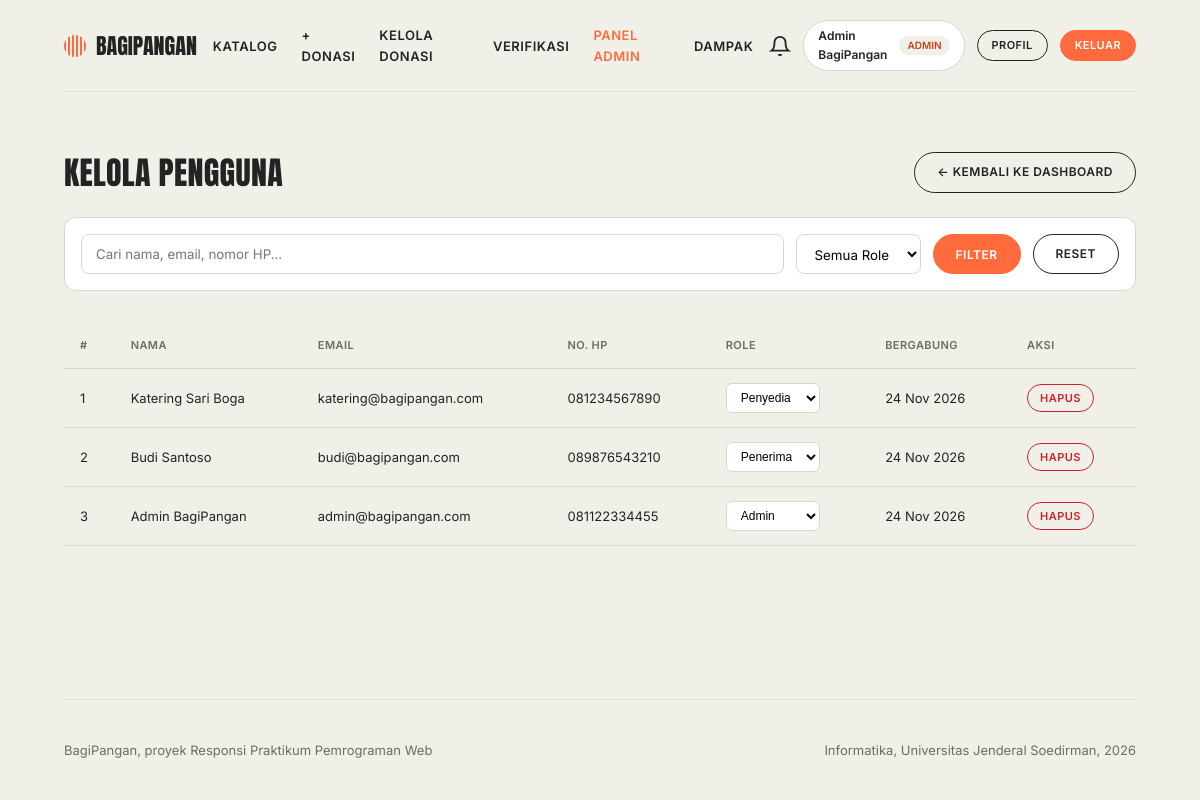
/admin/users.php (signed in), run on the app's committed database.
### tables this page shows
CREATE TABLE IF NOT EXISTS `users` (
    `id` INT AUTO_INCREMENT PRIMARY KEY,
    `nama` VARCHAR(100) NOT NULL,
    `email` VARCHAR(100) NOT NULL UNIQUE,
    `password` VARCHAR(255) NOT NULL,
    `no_hp` VARCHAR(20) NOT NULL,
    `alamat` TEXT NOT NULL,
    `role` ENUM('penyedia', 'penerima', 'admin') NOT NULL DEFAULT 'penerima',
    `foto` VARCHAR(255) DEFAULT 'default-avatar.png',
    `created_at` TIMESTAMP DEFAULT CURRENT_TIMESTAMP,
    `updated_at` TIMESTAMP DEFAULT CURRENT_TIMESTAMP ON UPDATE CURRENT_TIMESTAMP
);

### config/database.php (called while the page is built, shortened)
<?php
if (!function_exists('base_url')) {
    function base_url($path = '') {
        $protocol = (!empty($_SERVER['HTTPS']) && $_SERVER['HTTPS'] !== 'off'
                    || (isset($_SERVER['SERVER_PORT']) && $_SERVER['SERVER_PORT'] == 443)
                    || (isset($_SERVER['HTTP_X_FORWARDED_PROTO']) && $_SERVER['HTTP_X_FORWARDED_PROTO'] === 'https'))
                    ? "https://" : "http://";
        $host = $_SERVER['HTTP_HOST'] ?? 'localhost';
        $doc_root = str_replace('\\', '/', realpath($_SERVER['DOCUMENT_ROOT'] ?? ''));
        $proj_root = str_replace('\\', '/', realpath(__DIR__ . '/..'));
        $base_folder = '';
        if ($doc_root && $proj_root && strpos($proj_root, $doc_root) === 0) {
            $base_folder = substr($proj_root, strlen($doc_root));
        }
        $url = rtrim($protocol . $host . $base_folder, '/');
        return $url . '/' . ltrim($path, '/');
    }
}

### includes/auth_check.php (called while the page is built, shortened)
<?php
function is_logged_in() {
    return isset($_SESSION['user_id']) && !empty($_SESSION['user_id']);
}
function current_user() {
    return [
        'id'     => $_SESSION['user_id'] ?? null,
        'nama'   => $_SESSION['user_nama'] ?? 'Pengguna',
        'email'  => $_SESSION['user_email'] ?? '',
        'role'   => $_SESSION['user_role'] ?? 'penerima',
        'foto'   => $_SESSION['user_foto'] ?? 'default-avatar.png',
    ];
}

### admin/users.php (the view, shortened to what this page needs)
<?php
require_once __DIR__ . '/../config/database.php';
require_once __DIR__ . '/../includes/auth_check.php';
$root_path = base_url('');
$search = trim($_GET['search'] ?? '');
$where = ["1=1"];
$params = [];
$where_sql = implode(' AND ', $where);
$stmt = $pdo->prepare("SELECT * FROM users WHERE $where_sql ORDER BY created_at DESC");
$stmt->execute($params);
$users = $stmt->fetchAll();
require_once __DIR__ . '/../includes/header.php';
?>
<div class="wrap">
    <div style="display: flex; justify-content: space-between; align-items: center; margin-bottom: 24px; flex-wrap: wrap; gap: 16px;">
        <h1>Kelola Pengguna</h1>
        <a href="<?= $root_path ?>/admin/" class="btn">← Kembali ke Dashboard</a>
    </div>
    <form method="GET" style="display: flex; gap: 12px; flex-wrap: wrap; margin-bottom: 24px; padding: 16px; background: var(--white); border-radius: 12px; border: 1px solid var(--line);">
        <input type="text" name="search" placeholder="Cari nama, email, nomor HP..."
               value="<?= htmlspecialchars($search) ?>"
               style="flex: 1; min-width: 200px; padding: 10px 14px; border: 1.5px solid var(--line); border-radius: 8px; font-family: inherit;">
        <select name="role" style="padding: 10px 14px; border: 1.5px solid var(--line); border-radius: 8px; font-family: inherit; background: var(--white);">
            <option value="">Semua Role</option>
        </select>
        <button type="submit" class="btn fill">Filter</button>
        <a href="<?= $root_path ?>/admin/users.php" class="btn">Reset</a>
    </form>
    <div class="table-responsive">
        <table class="data-table">
            <thead>
                <tr>
                    <th>#</th>
                    <th>Nama</th>
                    <th>Email</th>
                    <th>No. HP</th>
                    <th>Role</th>
                    <th>Bergabung</th>
                    <th>Aksi</th>
                </tr>
            </thead>
            <tbody>
                <?php if (empty($users)): ?>
                    <tr>
                        <td colspan="7" style="text-align: center; padding: 40px; color: var(--muted);">Tidak ada pengguna ditemukan</td>
                    </tr>
                <?php else: ?>
                    <?php foreach ($users as $idx => $u): ?>
                        <tr>
                            <td><?= $idx + 1 ?></td>
                            <td><?= htmlspecialchars($u['nama']) ?></td>
                            <td><?= htmlspecialchars($u['email']) ?></td>
                            <td><?= htmlspecialchars($u['no_hp']) ?></td>
                            <td>
                                <form method="POST" style="display: inline;">
                                    <select name="new_role" onchange="this.form.submit()"
                                            style="padding: 6px 10px; border: 1px solid var(--line); border-radius: 6px; font-size: 12px; background: var(--white);">
                                        <option value="penyedia" <?= $u['role'] === 'penyedia' ? 'selected' : '' ?>>Penyedia</option>
                                        <option value="penerima" <?= $u['role'] === 'penerima' ? 'selected' : '' ?>>Penerima</option>
                                        <option value="admin" <?= $u['role'] === 'admin' ? 'selected' : '' ?>>Admin</option>
                                    </select>
                                </form>
                            </td>
                            <td><?= date('d M Y', strtotime($u['created_at'])) ?></td>
                            <td>
                                <form method="POST" style="display: inline;" onsubmit="return confirm('Yakin ingin menghapus pengguna ini? Semua data terkait (donasi, pesanan, ulasan) akan ikut terhapus.');">
                                    <button type="submit" class="btn danger" style="font-size: 11px; padding: 6px 12px;">Hapus</button>
                                </form>
                            </td>
                        </tr>
                    <?php endforeach; ?>
                <?php endif; ?>
            </tbody>
        </table>
    </div>
</div>
<?php require_once __DIR__ . '/../includes/footer.php'; ?>

### includes/header.php (shortened to what this page needs)
<?php
require_once __DIR__ . '/auth_check.php';
$root_path = $root_path ?? './';
$user = current_user();
?>
<!DOCTYPE html>
<html lang="id">
<head>
    <link rel="stylesheet" href="<?= $root_path ?>assets/css/style.css">
</head>
<body>
<div class="wrap">
    <nav>
        <a class="logo" href="<?= $root_path ?>index.php"><i></i>BagiPangan</a>
        <div class="nav-links">
            <a href="<?= $root_path ?>index.php#makanan">Katalog</a>
            <?php if ($user && in_array($user['role'], ['penyedia', 'admin'])): ?>
                <a href="<?= $root_path ?>donasi/tambah.php">+ Donasi</a>
                <a href="<?= $root_path ?>donasi/riwayat.php">Kelola Donasi</a>
                <a href="<?= $root_path ?>pesanan/verifikasi.php">Verifikasi</a>
            <?php endif; ?>
            <?php if ($user && $user['role'] === 'admin'): ?>
                <a href="<?= $root_path ?>admin/index.php" style="color: var(--orange);">Panel Admin</a>
            <?php endif; ?>
            <a href="<?= $root_path ?>dampak/index.php">Dampak</a>
        </div>
        <div class="nav-user">
            <?php if ($user): ?>
                <a href="<?= $root_path ?>notifikasi/index.php" class="nav-notif" aria-label="Notifikasi" style="position: relative; text-decoration: none; color: var(--ink);">
                    <svg width="22" height="22" viewBox="0 0 24 24" fill="none" stroke="currentColor" stroke-width="2" style="display: block;">
                        <path d="M18 8A6 6 0 0 0 6 8c0 7-3 9-3 9h18s-3-2-3-9"></path>
                        <path d="M13.73 21a2 2 0 0 1-3.46 0"></path>
                    </svg>
                </a>
                <a href="<?= $root_path ?>profil/index.php" class="user-badge">
                    <span><?= htmlspecialchars($user['nama']) ?></span>
                    <span class="role-tag"><?= htmlspecialchars($user['role']) ?></span>
                </a>
                <a class="btn sm" href="<?= $root_path ?>profil/index.php">Profil</a>
                <a class="btn sm fill" href="<?= $root_path ?>auth/logout.php">Keluar</a>
            <?php else: ?>
                <a class="btn sm" href="<?= $root_path ?>auth/login.php">Masuk</a>
                <a class="btn sm fill" href="<?= $root_path ?>auth/register.php">Daftar</a>
            <?php endif; ?>
        </div>
    </nav>
</div>
<main class="main-content">

### assets/css/style.css (style rules this page uses)
:root { --cream: #F1F0E8; --ink: #232323; --orange: #FF6B3D; --rust: #C8431A; --white: #ffffff; --muted: #6d6b66; --line: #d9d7cc; --green: #2d8a4e; --green-bg: #eaf5ee; --red: #cf222e; --red-bg: #ffebe9; --radius-pill: 999px; --radius-card: 28px; }
* { box-sizing: border-box; margin: 0; padding: 0; }
html { scroll-behavior: smooth; overflow-x: hidden; }
body { background: var(--cream); color: var(--ink); font-family: 'Inter', system-ui, -apple-system, sans-serif; line-height: 1.55; min-height: 100vh; display: flex; flex-direction: column; overflow-x: hidden; }
h1, h2, h3, h4, .display { font-family: 'Anton', Impact, "Arial Narrow", sans-serif; font-weight: 400; text-transform: uppercase; line-height: 1.1; letter-spacing: .01em; }
a { color: inherit; text-decoration: none; }
.wrap { max-width: 1120px; margin: 0 auto; padding: 0 24px; width: 100%; }
.main-content { flex: 1; padding: 40px 0 80px; }
nav { display: flex; align-items: center; justify-content: space-between; gap: 16px; padding: 20px 0; border-bottom: 1px solid rgba(35, 35, 35, 0.08); }
.logo { display: flex; align-items: center; gap: 10px; font-family: 'Anton', Impact, sans-serif; font-size: 22px; text-transform: uppercase; }
.logo i { width: 22px; height: 22px; border-radius: 50%; background: repeating-linear-gradient(90deg, var(--orange) 0 2px, transparent 2px 4px); display: inline-block; }
.nav-links { display: flex; align-items: center; gap: 24px; font-size: 13px; font-weight: 600; text-transform: uppercase; letter-spacing: .04em; }
.nav-user { display: flex; align-items: center; gap: 12px; }
.user-badge { display: inline-flex; align-items: center; gap: 8px; background: var(--white); padding: 6px 14px; border-radius: var(--radius-pill); font-size: 12px; font-weight: 600; border: 1px solid var(--line); }
.user-badge .role-tag { background: var(--cream); padding: 2px 8px; border-radius: var(--radius-pill); font-size: 10px; text-transform: uppercase; color: var(--rust); }
.btn { display: inline-block; border: 1.5px solid var(--ink); border-radius: var(--radius-pill); padding: 10px 22px; font-size: 12px; font-weight: 600; text-transform: uppercase; letter-spacing: .04em; background: transparent; color: var(--ink); cursor: pointer; font-family: inherit; transition: all .2s ease; text-align: center; }
.btn.fill { background: var(--orange); border-color: var(--orange); color: var(--white); }
.btn.danger { border-color: var(--red); color: var(--red); }
.btn.sm { padding: 6px 14px; font-size: 11px; }
.table-responsive { width: 100%; overflow-x: auto; -webkit-overflow-scrolling: touch; padding-bottom: 6px; }
.data-table { width: 100%; min-width: 720px; border-collapse: collapse; margin-top: 8px; }
.data-table th, .data-table td { padding: 14px 16px; text-align: left; border-bottom: 1px solid var(--line); font-size: 13px; vertical-align: middle; }
.data-table th { font-weight: 600; text-transform: uppercase; font-size: 11px; letter-spacing: .04em; color: var(--muted); white-space: nowrap; }

### data on the page
users: nama "Admin BagiPangan", role "ADMIN", email "admin@bagipangan.com", no_hp "081122334455", new_role "Admin", created_at "24 Nov 2026"
users: nama "Katering Sari Boga", email "katering@bagipangan.com", no_hp "081234567890", new_role "Penyedia", created_at "24 Nov 2026"
users: nama "Budi Santoso", email "budi@bagipangan.com", no_hp "089876543210", new_role "Penerima", created_at "24 Nov 2026"
